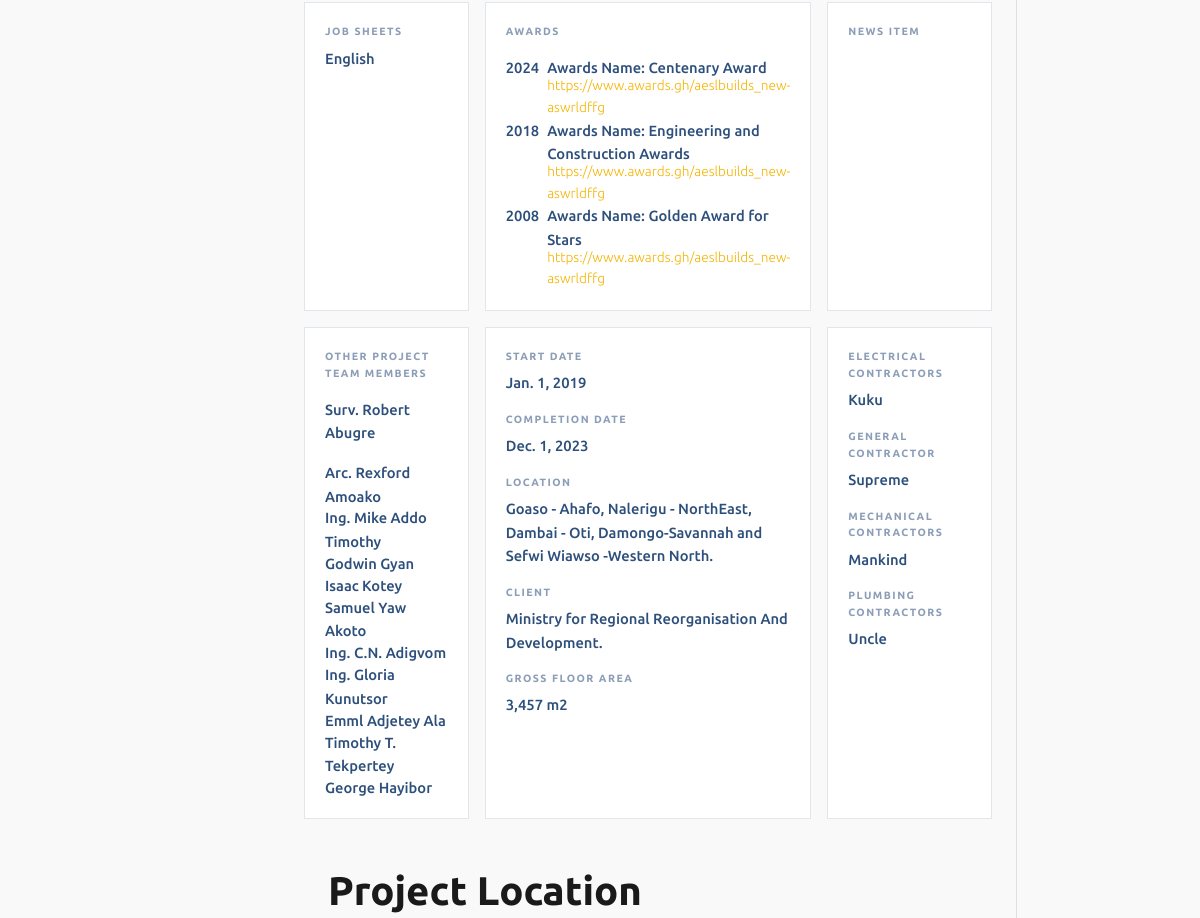
Page /project/proposed-regional-coordinating-council-administration-block/ (middle part) on the earlier database version.
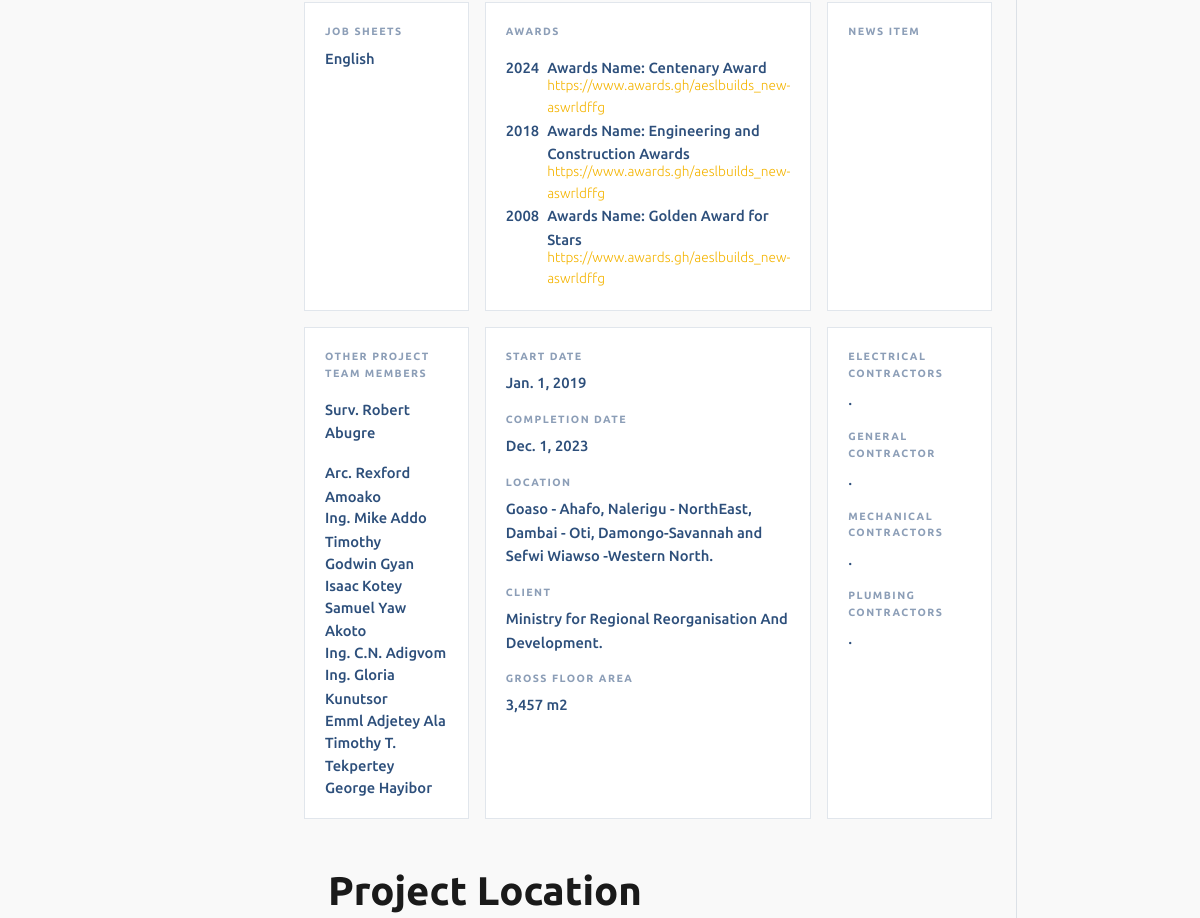
Same page on the later database version.
### frontend/models.py (models this page shows, shortened)
class ImageOptimizeMixin:
    IMAGE_MAX_SIZE = (1200, 1200)
    IMAGE_QUALITY = 85

class Project(ImageOptimizeMixin, models.Model):
    title = models.CharField(max_length=200)
    client = models.CharField(max_length=200)
    location = models.CharField(max_length=300, default="Accra")
    picture = models.ImageField(
        upload_to="projects/main_pictures/", blank=True, null=True, max_length=300
    )
    little_text_details = models.TextField()
    project_coordinator = models.CharField(max_length=150)
    project_leaders = models.ManyToManyField(ProjectLeader, related_name="projects")
    other_team_members = models.ManyToManyField(
        ProjectTeamMember, related_name="projects", blank=True
    )
    total_floor_area = models.CharField(max_length=100)
    start_date = models.DateField()
    completed_date = models.DateField(blank=True, null=True)
    job_sheets = models.CharField(max_length=300, blank=True)
    certificate = models.CharField(max_length=300, blank=True)
    category = models.ForeignKey(
        ProjectCategory, on_delete=models.SET_NULL, null=True, related_name="projects"
    )
    created_at = models.DateTimeField(auto_now_add=True)
    slug = models.SlugField(
        max_length=250,
        blank=True,
        help_text="Auto-generated from title for clean URLs",
    )

class ProjectAward(models.Model):
    project = models.ForeignKey(
        Project, on_delete=models.CASCADE, related_name="awards"
    )
    year = models.PositiveIntegerField()
    award_name = models.CharField(max_length=200)
    awarded_by = models.CharField(max_length=200)
    website = models.URLField(blank=True)
    created_at = models.DateTimeField(auto_now_add=True)
    class Meta:
        ordering = ["-year", "award_name"]

class ProjectTeamMember(models.Model):
    full_name = models.CharField(max_length=150)

class ProjectContractor(models.Model):
    project = models.ForeignKey(
        Project, on_delete=models.CASCADE, related_name="contractors"
    )
    role = models.ForeignKey(
        ContractorRole, on_delete=models.PROTECT, related_name="project_contractors"
    )
    company_name = models.CharField(max_length=200)
    class Meta:
        unique_together = ("project", "role")
        ordering = ("role__name",)

class ContractorRole(models.Model):
    name = models.CharField(max_length=150, unique=True)
    class Meta:
        verbose_name = "Contractor Role"
        verbose_name_plural = "Contractor Roles"

### frontend/views.py (the view)
# urls.py: path("project/<slug:slug>/", ProjectDetailView.as_view(), name="project_detail"),
class ProjectDetailView(DetailView):
    model = Project
    template_name = "frontend/project_detail.html"
    context_object_name = "project"
    slug_field = "slug"
    slug_url_kwarg = "slug"
    def get_context_data(self, **kwargs):
        context = super().get_context_data(**kwargs)
        project = self.get_object()
        context["project_pictures"] = project.gallery.filter(
            image_type="project")
        context["construction_pictures"] = project.gallery.filter(
            image_type="construction")
        context["project_3d_visualization_picture"] = project.gallery.filter(
            image_type="project_3d_visualizations"
        )
        locations = project.locations.all()
        context["project_locations"] = locations
        context["project_locations_json"] = json.dumps([
            {
                "lat": loc.latitude,
                "lng": loc.longitude,
                "created_at": loc.created_at.strftime("%Y-%m-%d"),
            }
            for loc in locations
            if loc.latitude is not None and loc.longitude is not None
        ])
        context["title"] = "Projects"
        return context

### templates/frontend/project_detail.html (shortened to what this page needs)
{% extends 'base.html' %}
{% load static %}
{% block content %}
<section class="details__wrapper">
  <div class="wrapper__1">
  <section id="data" class="projects__detail-data">
    <div class="projects__data">
      <div style="border-radius:0px" class="details__card">
        <div class="details__card-head">
          {% if project.job_sheets %}
          <p class="details__head">Job Sheets</p>
          <p class="details__body">{{ project.job_sheets }}</p>
          {% endif %}
        </div>
      </div>
      <div style="border-radius:0px" class="details__card">
        <div class="details__card-head">
          <p class="details__head">Awards</p>
        </div>
        <div class="details__card-body">
          {% for award in project.awards.all %}
          <div class="awards__container">
            <p class="details__body">{{ award.year }}</p>
            <div class="award__detail">
              <p class="details__body">Awards Name: {{ award.award_name}}</p>
              {% if award.website %}
              <a href="{{ award.website }}" target="_blank">{{ award.website }}</a>
              {% endif %}
            </div>
          </div>
          {% endfor %}
        </div>
      </div>
      <div style="border-radius:0px" class="details__card">
        <div class="details__card-head">
          <p class="details__head">News Item</p>
        </div>
      </div>
      <div style="border-radius:0px" class="details__card">
        <div class="details__card-head">
          <p class="details__head">Other Project Team Members</p>
        </div>
        <div class="details__card-body">
          {% for member in project.other_team_members.all %}
          <p class="details__body">{{ member.full_name }}</p>
          {% empty %}
          <p>No additional team members</p>
          {% endfor %}
        </div>
      </div>
      <div style="border-radius:0px" class="details__card">
        <div class="details__card-head">
          <p class="details__head">Start Date</p>
          <p class="details__body">{{ project.start_date }}</p>
          <p class="details__head">Completion Date</p>
          <p class="details__body">{{ project.completed_date }}</p>
          <p class="details__head">Location</p>
          <p class="details__body">{{ project.location }}</p>
          <p class="details__head">Client</p>
          <p class="details__body">{{ project.client }}</p>
          <p class="details__head">Gross Floor Area</p>
          <p class="details__body">{{ project.total_floor_area }}</p>
        </div>
      </div>
      <div style="border-radius:0px" class="details__card">
        {% if project.contractors.exists %}
        <div class="details__card-head">
          {% for contractor in project.contractors.all %}
          <p class="details__head">{{ contractor.role.name }}</p>
          <p class="details__body">{{ contractor.company_name }}</p>
          {% endfor %}
        </div>
        {% endif %}
      </div>
    </div>
  </section>
<section>
  <div class="container my-5">
      <h1 class="mb-4 font-black">Project Location</h1>
  </div>
</section>
<link rel="stylesheet" href="https://unpkg.com/leaflet@1.9.4/dist/leaflet.css" />
<link rel="stylesheet" href="https://cdnjs.cloudflare.com/ajax/libs/font-awesome/6.5.0/css/all.min.css" />
  </div>
  <aside class="wrapper_2">
  </aside>
</section>
{% endblock content %}

### templates/base.html (shortened to what this page needs)
{% load static %}
<!DOCTYPE html>
<html lang="en">
<head>
  <link
    rel="stylesheet"
    href="https://cdn.jsdelivr.net/npm/bootstrap@4.6.2/dist/css/bootstrap.min.css"
  />
  <link
    rel="stylesheet"
    href="https://cdnjs.cloudflare.com/ajax/libs/font-awesome/6.5.1/css/all.min.css"
  />
  <link
    rel="stylesheet"
    href="https://unpkg.com/nprogress/nprogress.css"
  />
  <link rel="stylesheet" href="https://cdn.jsdelivr.net/npm/swiper@11/swiper-bundle.min.css" />
  <link rel="stylesheet" href="{% static 'css/main.css' %}" />
</head>
<body>
  <main class="main-content">
    {% block content %}{% endblock content %}
  </main>
</body>
</html>

### templates/partial/navbar.html (shortened to what this page needs)
{% load static %}

### templates/partial/footer.html (shortened to what this page needs)
{% load static %}

### static/css/base.css (style rules this page uses)
*, *::before, *::after { margin: 0; padding: 0; box-sizing: border-box; }
:root { --primary-color: #2d4f7b; --secondary-color: #F4B400; --secondary-color-light: #F6BE2C; --text-color: #1a1a1a; --text-base-color: #f1f1f1; --background-color: #f5f5f5; --font-family: "Ubuntu", sans-serif; }
html { font-size: 16px; scroll-behavior: smooth; }
body { font-family: var(--font-family) !important; line-height: 1.6; font-weight: 300; color: #1a1a1a; background-color: #f9f9f9; }
body, button, input, textarea, select, .btn, .navbar, .nav-link, .dropdown-item { font-family: "Ubuntu", sans-serif; }
h1, h2, h3, h4, h5, h6 { font-weight: 600; margin-bottom: 1rem; }

### static/css/layout.css (style rules this page uses)
:root { --sidebar-width: 280px; --sidebar-bg: var(--primary-color); --sidebar-surface: rgba(255, 255, 255, 0.04); --sidebar-border: rgba(255, 255, 255, 0.1); --sidebar-text: rgba(241, 241, 241, 0.88); --sidebar-muted: rgba(241, 241, 241, 0.58); }
.main-content { margin-left: var(--sidebar-width); }
.container { max-width: 1400px; margin: 0 auto; padding: 0 1.5rem; }

### static/css/projects.css (style rules this page uses)
.details__card { border-radius: 0.8rem; background-color: var(--primary-color); color: #fff; padding: 1rem; box-shadow: 0 5px 5px rgba(0, 0, 0, 0.7); }
.details__card-head { margin-bottom: 1rem; }
.details__head { font-weight: 500; margin-bottom: -0.1rem; }
.details__card-body p:not(:first-of-type) { margin-bottom: -0.1rem; }
.details__body { font-weight: 300; font-size: 0.9rem; line-height: 1.5rem; }
.details__wrapper { display: grid; grid-template-columns: repeat(5, 1fr); gap: 1; overflow: hidden; }
.wrapper__1 { grid-column: span 4; }
.wrapper_2 { grid-column: span 1; margin-bottom: 2rem; }
.project__details-text, .projects__details-gallery, .projects__construction-gallery, .projects__detail-data { padding: 0 1rem; }
.projects__detail-data { margin-top: 3rem; }
.projects__data { display: grid; grid-template-columns: repeat(3, 1fr); gap: 1rem; }
.awards__container { display: flex; justify-content: start; align-items: start; }
.award__detail { font-size: 0.85rem; margin-left: 0.5rem; }
.award__detail p { margin-bottom: -0.3rem; }
.award__detail a { color: var(--secondary-color); }

### static/css/pages.css (style rules this page uses)
:root { --page-navy: var(--primary-color); --page-gold: var(--secondary-color); --page-gold-light: var(--secondary-color-light); --page-ink: var(--text-color); --page-muted: #555; --page-bg: #f5f5f5; --page-white: #fff; --page-line: rgba(45, 79, 123, 0.14); --page-line-soft: rgba(45, 79, 123, 0.08); --page-shadow: 0 14px 40px rgba(26, 26, 26, 0.07); --page-radius: 0; }
.details__card { border-radius: 0 !important; background: #fff !important; color: var(--page-ink) !important; border: 1px solid var(--page-line) !important; box-shadow: var(--page-shadow) !important; padding: 1.25rem !important; }
.details__head { font-size: .66rem !important; font-weight: 700; letter-spacing: .14em; text-transform: uppercase; color: rgba(45, 79, 123, .55) !important; margin-bottom: .4rem !important; }
.details__body { font-size: .92rem !important; color: var(--page-navy) !important; font-weight: 500; line-height: 1.6 !important; }
.details__wrapper { gap: 0 !important; }
.wrapper__1 { padding: 2rem 1.5rem 3rem; }
.wrapper_2 { padding: 2rem 1.5rem; border-left: 1px solid var(--page-line); background: #f9f9f9; }
.project__details-text, .projects__details-gallery, .projects__construction-gallery, .projects__detail-data { padding: 0 !important; margin-bottom: 2.5rem; }
.projects__data { gap: 1rem !important; }
.projects__data .details__card { box-shadow: none !important; }

Differences in the rows shown:
changed ProjectContractor "ELECTRICAL CONTRACTORS": company_name "Kuku" → "."
changed ProjectContractor "GENERAL CONTRACTOR": company_name "Supreme" → "."
changed ProjectContractor "MECHANICAL CONTRACTORS": company_name "Mankind" → "."
changed ProjectContractor "PLUMBING CONTRACTORS": company_name "Uncle" → "."
